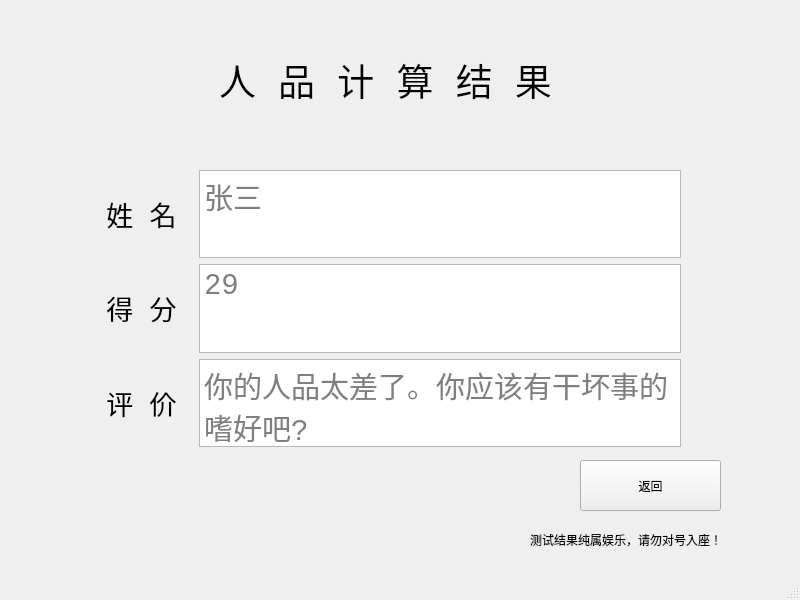
<?xml version="1.0" encoding="UTF-8"?>
<ui version="4.0">
 <class>result_MainWindow</class>
 <widget class="QMainWindow" name="result_MainWindow">
  <property name="geometry">
   <rect>
    <x>0</x>
    <y>0</y>
    <width>800</width>
    <height>600</height>
   </rect>
  </property>
  <property name="windowTitle">
   <string>MainWindow</string>
  </property>
  <property name="styleSheet">
   <string notr="true">background-image: url(:/timg.jpg);</string>
  </property>
  <widget class="QWidget" name="centralwidget">
   <widget class="QWidget" name="gridLayoutWidget">
    <property name="geometry">
     <rect>
      <x>90</x>
      <y>170</y>
      <width>591</width>
      <height>277</height>
     </rect>
    </property>
    <layout class="QGridLayout" name="gridLayout">
     <item row="0" column="1">
      <widget class="QTextBrowser" name="name_textBrowser">
       <property name="font">
        <font>
         <family>Consolas</family>
         <pointsize>22</pointsize>
        </font>
       </property>
       <property name="html">
        <string>&lt;!DOCTYPE HTML PUBLIC &quot;-//W3C//DTD HTML 4.0//EN&quot; &quot;http://www.w3.org/TR/REC-html40/strict.dtd&quot;&gt;
&lt;html&gt;&lt;head&gt;&lt;meta name=&quot;qrichtext&quot; content=&quot;1&quot; /&gt;&lt;style type=&quot;text/css&quot;&gt;
p, li { white-space: pre-wrap; }
&lt;/style&gt;&lt;/head&gt;&lt;body style=&quot; font-family:'Consolas'; font-size:22pt; font-weight:400; font-style:normal;&quot;&gt;
&lt;p align=&quot;center&quot; style=&quot;-qt-paragraph-type:empty; margin-top:0px; margin-bottom:0px; margin-left:0px; margin-right:0px; -qt-block-indent:0; text-indent:0px;&quot;&gt;&lt;br /&gt;&lt;/p&gt;&lt;/body&gt;&lt;/html&gt;</string>
       </property>
       <property name="placeholderText">
        <string>张三</string>
       </property>
      </widget>
     </item>
     <item row="1" column="0">
      <widget class="QLabel" name="score_label_2">
       <property name="enabled">
        <bool>true</bool>
       </property>
       <property name="font">
        <font>
         <family>Consolas</family>
         <pointsize>20</pointsize>
        </font>
       </property>
       <property name="text">
        <string>得 分</string>
       </property>
       <property name="alignment">
        <set>Qt::AlignCenter</set>
       </property>
      </widget>
     </item>
     <item row="3" column="1">
      <widget class="QTextBrowser" name="con_textBrowser_3">
       <property name="font">
        <font>
         <family>Consolas</family>
         <pointsize>22</pointsize>
        </font>
       </property>
       <property name="placeholderText">
        <string>你的人品太差了。你应该有干坏事的嗜好吧?</string>
       </property>
      </widget>
     </item>
     <item row="3" column="0">
      <widget class="QLabel" name="con_label_3">
       <property name="enabled">
        <bool>true</bool>
       </property>
       <property name="font">
        <font>
         <family>Consolas</family>
         <pointsize>20</pointsize>
        </font>
       </property>
       <property name="text">
        <string>评 价</string>
       </property>
       <property name="alignment">
        <set>Qt::AlignCenter</set>
       </property>
      </widget>
     </item>
     <item row="0" column="0">
      <widget class="QLabel" name="name_label">
       <property name="enabled">
        <bool>true</bool>
       </property>
       <property name="font">
        <font>
         <family>Consolas</family>
         <pointsize>20</pointsize>
        </font>
       </property>
       <property name="text">
        <string> 姓 名 </string>
       </property>
       <property name="alignment">
        <set>Qt::AlignCenter</set>
       </property>
      </widget>
     </item>
     <item row="1" column="1">
      <widget class="QTextBrowser" name="score_textBrowser_2">
       <property name="font">
        <font>
         <family>Consolas</family>
         <pointsize>22</pointsize>
        </font>
       </property>
       <property name="placeholderText">
        <string>29</string>
       </property>
      </widget>
     </item>
    </layout>
   </widget>
   <widget class="QLabel" name="label_5">
    <property name="geometry">
     <rect>
      <x>140</x>
      <y>50</y>
      <width>491</width>
      <height>61</height>
     </rect>
    </property>
    <property name="font">
     <font>
      <family>Consolas</family>
      <pointsize>28</pointsize>
     </font>
    </property>
    <property name="text">
     <string>人 品 计 算 结 果</string>
    </property>
    <property name="alignment">
     <set>Qt::AlignCenter</set>
    </property>
   </widget>
   <widget class="QLabel" name="label_4">
    <property name="geometry">
     <rect>
      <x>530</x>
      <y>530</y>
      <width>251</width>
      <height>20</height>
     </rect>
    </property>
    <property name="text">
     <string>测试结果纯属娱乐，请勿对号入座！</string>
    </property>
   </widget>
   <widget class="QPushButton" name="pushButton">
    <property name="geometry">
     <rect>
      <x>580</x>
      <y>460</y>
      <width>141</width>
      <height>51</height>
     </rect>
    </property>
    <property name="text">
     <string>返回</string>
    </property>
   </widget>
  </widget>
  <widget class="QMenuBar" name="menubar">
   <property name="geometry">
    <rect>
     <x>0</x>
     <y>0</y>
     <width>800</width>
     <height>26</height>
    </rect>
   </property>
  </widget>
  <widget class="QStatusBar" name="statusbar"/>
 </widget>
 <resources/>
 <connections/>
</ui>
